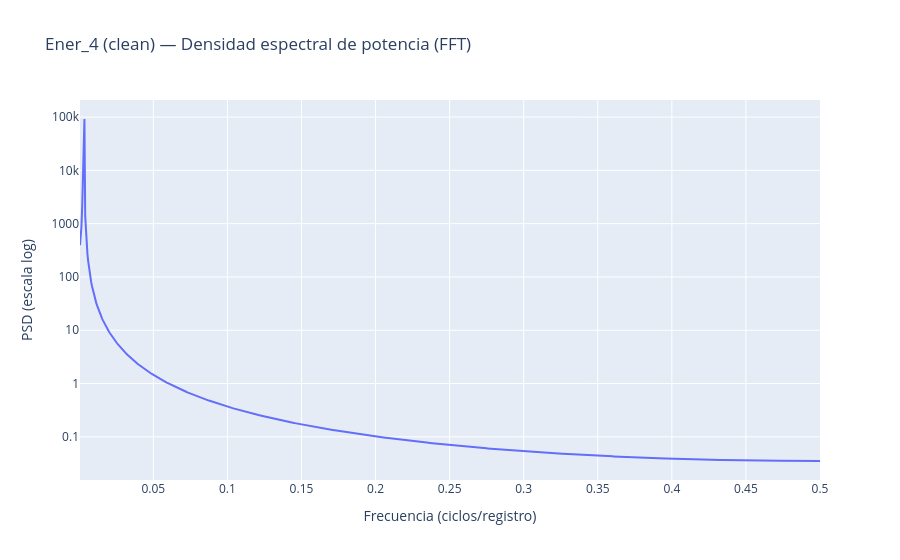

Here is the notebook cell this chart was saved with:
### Markdown cell above
Calculamos la FFT de `Ener_4` (clean) con `numpy.fft.rfft` (la versión para señales reales, que solo devuelve las frecuencias positivas) y derivamos la PSD como `|FFT|² / N`. Asumimos una frecuencia de muestreo `fs = 1` muestra/registro, ya que no hay una marca de tiempo explícita en el dataset. Graficamos la PSD en escala logarítmica en el eje Y porque la energía se concentra en unas pocas frecuencias bajas y se dispersa en varios órdenes de magnitud.

### Code cell
fs = 1.0  # 1 muestra / registro
ener4_clean = ener["Ener_4"].values
N = len(ener4_clean)

fft_vals = np.fft.rfft(ener4_clean)
frecuencias = np.fft.rfftfreq(N, d=1 / fs)
psd = (np.abs(fft_vals) ** 2) / N

fig_psd = px.line(
    x=frecuencias[1:],
    y=psd[1:],
    log_y=True,
    labels={"x": "Frecuencia (ciclos/registro)", "y": "PSD (escala log)"},
    title="Ener_4 (clean) — Densidad espectral de potencia (FFT)",
)
fig_psd.show()

frecuencia_pico = frecuencias[1:][np.argmax(psd[1:])]
print(f"Frecuencia dominante: {frecuencia_pico:.4f} ciclos/registro")
print(f"Periodo asociado: {1 / frecuencia_pico:.0f} registros")

### Figure 1 — Plotly figure (JSON) as saved in the notebook; plotly's stock layout.template omitted (floating-point values rounded to 4 significant figures; data arrays with more than 128 entries replaced by an {"elided": "..."} marker saying what was removed)
{"data": [{"hovertemplate": "Frecuencia (ciclos/registro)=%{x}<br>PSD (escala log)=%{y}<extra></extra>", "legendgroup": "", "line": {"color": "#636efa", "dash": "solid"}, "marker": {"symbol": "circle"}, "mode": "lines", "name": "", "orientation": "v", "showlegend": false, "type": "scatter", "x": {"elided": "1000 float values"}, "xaxis": "x", "y": {"elided": "1000 float values"}, "yaxis": "y"}], "layout": {"legend": {"tracegroupgap": 0}, "title": {"text": "Ener_4 (clean) — Densidad espectral de potencia (FFT)"}, "xaxis": {"anchor": "y", "domain": [0.0, 1.0], "title": {"text": "Frecuencia (ciclos/registro)"}}, "yaxis": {"anchor": "x", "domain": [0.0, 1.0], "title": {"text": "PSD (escala log)"}, "type": "log"}}}
